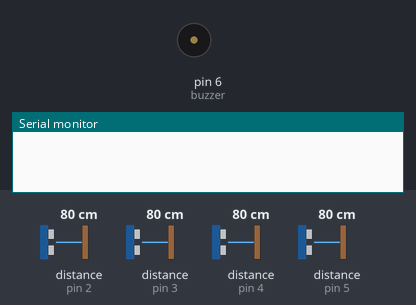
A sketch run on a simulated Arduino Uno, built with avr-gcc and run on an emulated ATmega328P. On the bench: buzzer (waves = sounding), the last lines printed to the serial monitor. The test bench sets the inputs (shaded band); at power-on: distance to the obstacle (sensors on pin 2, pin 3, pin 4, pin 5) 80 cm. The echo pulse lasts 58.3 µs per cm.

Above: at 0.05 s.
At 1.2 s:
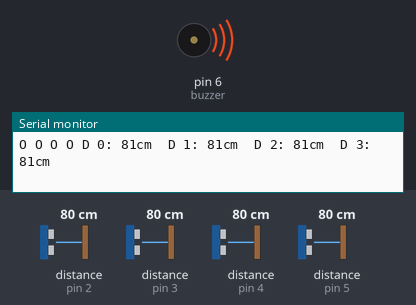
1.3 s: distance to the obstacle (sensor on pin 2) set to 11 cm
4.3 s: distance to the obstacle (sensor on pin 2) set to 8 cm
6.5 s: distance to the obstacle (sensor on pin 3) set to 11 cm
9.5 s: distance to the obstacle (sensor on pin 3) set to 8 cm
11.7 s: distance to the obstacle (sensor on pin 4) set to 11 cm
14.7 s: distance to the obstacle (sensor on pin 4) set to 8 cm
Timing chart, 0 to 17.7 s (numbered marks = the images above; inputs shaded):
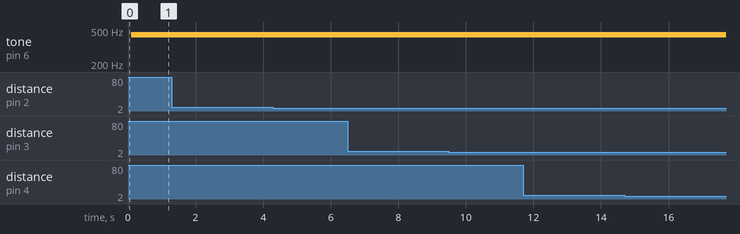

The sketch:

Multiple_HCSR04s.ino
```cpp
#include <NewPing.h>

#define trig0 2
#define echo0 2

#define trig1 5
#define echo1 5

#define trig2 4
#define echo2 4

#define trig3 3
#define echo3 3


#define maxD 400

  NewPing sensor0(trig0, echo0, maxD);
  NewPing sensor1(trig1, echo1, maxD);
  NewPing sensor2(trig2, echo2, maxD);
  NewPing sensor3(trig3, echo3, maxD);

float distance0, distance1, distance2, distance3;

int buzzer = 6;

void setup() {
  pinMode(2, OUTPUT);
  pinMode(3, OUTPUT);
  pinMode(4, OUTPUT);
  pinMode(5, OUTPUT);
  pinMode(buzzer, OUTPUT);
  Serial.begin(115200);
}

void loop() {
  distance0 = sensor0.ping_cm();
  delay(20);

  distance1 = sensor1.ping_cm();
  delay(20);

  distance2 = sensor2.ping_cm();
  delay(20);

  distance3 = sensor3.ping_cm();
  delay(20);

  Serial.print("D 0: " + String(int(distance0)) + "cm  ");
  Serial.print("D 1: " + String(int(distance1)) + "cm  ");
  Serial.print("D 2: " + String(int(distance2)) + "cm  ");
  Serial.print("D 3: " + String(int(distance3)) + "cm  ");
  Serial.println();

  if(distance0 < 10){
    digitalWrite(2, HIGH);
    Serial.print("X ");
  }
  else{
    digitalWrite(2, LOW);
    Serial.print("O ");
  }
   if(distance1 < 10){
    digitalWrite(3, HIGH);
    Serial.print("X ");
  }
  else{
    digitalWrite(3, LOW);
    Serial.print("O ");
  }
   if(distance2 < 10){
    digitalWrite(4, HIGH);
    Serial.print("X ");
  }
  else{
    digitalWrite(4, LOW);
    Serial.print("O ");
  }
   if(distance3 < 10){
    digitalWrite(5, HIGH);
    Serial.print("X ");
  }
  else{
    digitalWrite(5, LOW);
    Serial.print("O ");
    noTone(buzzer);
  }

  tone(buzzer, 440);
  delay(150);
}
```
